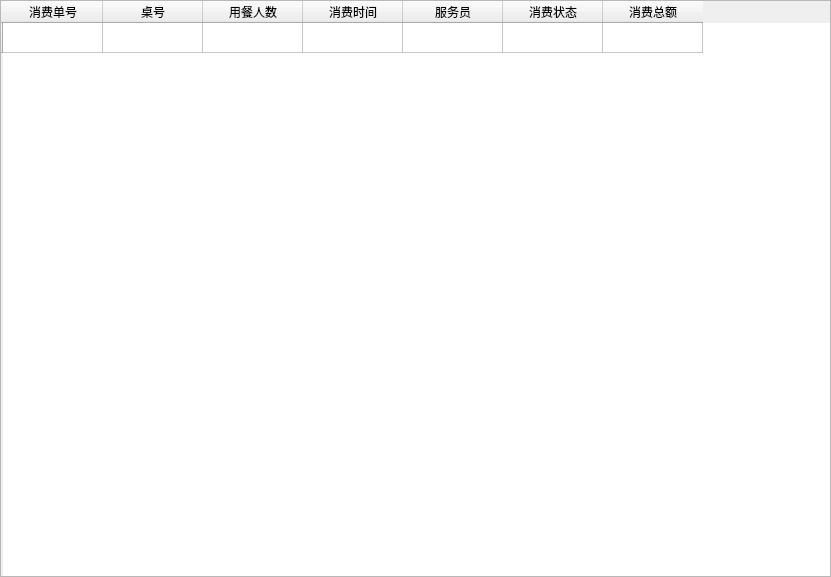
<?xml version="1.0" encoding="UTF-8"?>
<ui version="4.0">
 <class>consume</class>
 <widget class="QWidget" name="consume">
  <property name="geometry">
   <rect>
    <x>0</x>
    <y>0</y>
    <width>831</width>
    <height>577</height>
   </rect>
  </property>
  <property name="windowTitle">
   <string>Form</string>
  </property>
  <layout class="QGridLayout" name="gridLayout">
   <property name="leftMargin">
    <number>0</number>
   </property>
   <property name="topMargin">
    <number>0</number>
   </property>
   <property name="rightMargin">
    <number>0</number>
   </property>
   <property name="bottomMargin">
    <number>0</number>
   </property>
   <property name="spacing">
    <number>0</number>
   </property>
   <item row="0" column="0">
    <widget class="QTableWidget" name="tableWidget">
     <row>
      <property name="text">
       <string/>
      </property>
     </row>
     <column>
      <property name="text">
       <string>消费单号</string>
      </property>
     </column>
     <column>
      <property name="text">
       <string>桌号</string>
      </property>
     </column>
     <column>
      <property name="text">
       <string>用餐人数</string>
      </property>
     </column>
     <column>
      <property name="text">
       <string>消费时间</string>
      </property>
     </column>
     <column>
      <property name="text">
       <string>服务员</string>
      </property>
     </column>
     <column>
      <property name="text">
       <string>消费状态</string>
      </property>
     </column>
     <column>
      <property name="text">
       <string>消费总额</string>
      </property>
     </column>
    </widget>
   </item>
  </layout>
 </widget>
 <resources/>
 <connections/>
</ui>
